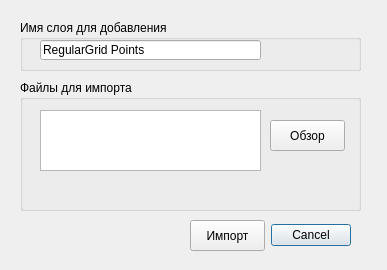
<?xml version="1.0" encoding="UTF-8"?>
<ui version="4.0">
 <class>Dialog</class>
 <widget class="QDialog" name="Dialog">
  <property name="geometry">
   <rect>
    <x>0</x>
    <y>0</y>
    <width>387</width>
    <height>270</height>
   </rect>
  </property>
  <property name="windowTitle">
   <string>Импорт файлов координатной привязки</string>
  </property>
  <widget class="QDialogButtonBox" name="buttonBox">
   <property name="geometry">
    <rect>
     <x>270</x>
     <y>220</y>
     <width>81</width>
     <height>31</height>
    </rect>
   </property>
   <property name="orientation">
    <enum>Qt::Horizontal</enum>
   </property>
   <property name="standardButtons">
    <set>QDialogButtonBox::Cancel</set>
   </property>
  </widget>
  <widget class="QGroupBox" name="groupBox">
   <property name="geometry">
    <rect>
     <x>20</x>
     <y>80</y>
     <width>341</width>
     <height>131</height>
    </rect>
   </property>
   <property name="title">
    <string>Файлы для импорта</string>
   </property>
   <widget class="QPushButton" name="pushButton">
    <property name="geometry">
     <rect>
      <x>250</x>
      <y>40</y>
      <width>75</width>
      <height>31</height>
     </rect>
    </property>
    <property name="text">
     <string>Обзор</string>
    </property>
   </widget>
   <widget class="QTextEdit" name="textEdit">
    <property name="enabled">
     <bool>true</bool>
    </property>
    <property name="geometry">
     <rect>
      <x>20</x>
      <y>30</y>
      <width>221</width>
      <height>61</height>
     </rect>
    </property>
   </widget>
  </widget>
  <widget class="QPushButton" name="importButton">
   <property name="geometry">
    <rect>
     <x>190</x>
     <y>220</y>
     <width>75</width>
     <height>31</height>
    </rect>
   </property>
   <property name="text">
    <string>Импорт</string>
   </property>
  </widget>
  <widget class="QGroupBox" name="groupBox_2">
   <property name="geometry">
    <rect>
     <x>20</x>
     <y>20</y>
     <width>341</width>
     <height>51</height>
    </rect>
   </property>
   <property name="title">
    <string>Имя слоя для добавления</string>
   </property>
   <widget class="QLineEdit" name="lineEdit">
    <property name="geometry">
     <rect>
      <x>20</x>
      <y>20</y>
      <width>221</width>
      <height>20</height>
     </rect>
    </property>
    <property name="text">
     <string>RegularGrid Points</string>
    </property>
   </widget>
  </widget>
 </widget>
 <resources/>
 <connections>
  <connection>
   <sender>buttonBox</sender>
   <signal>accepted()</signal>
   <receiver>Dialog</receiver>
   <slot>accept()</slot>
   <hints>
    <hint type="sourcelabel">
     <x>248</x>
     <y>254</y>
    </hint>
    <hint type="destinationlabel">
     <x>157</x>
     <y>274</y>
    </hint>
   </hints>
  </connection>
  <connection>
   <sender>buttonBox</sender>
   <signal>rejected()</signal>
   <receiver>Dialog</receiver>
   <slot>reject()</slot>
   <hints>
    <hint type="sourcelabel">
     <x>316</x>
     <y>260</y>
    </hint>
    <hint type="destinationlabel">
     <x>286</x>
     <y>274</y>
    </hint>
   </hints>
  </connection>
 </connections>
</ui>
